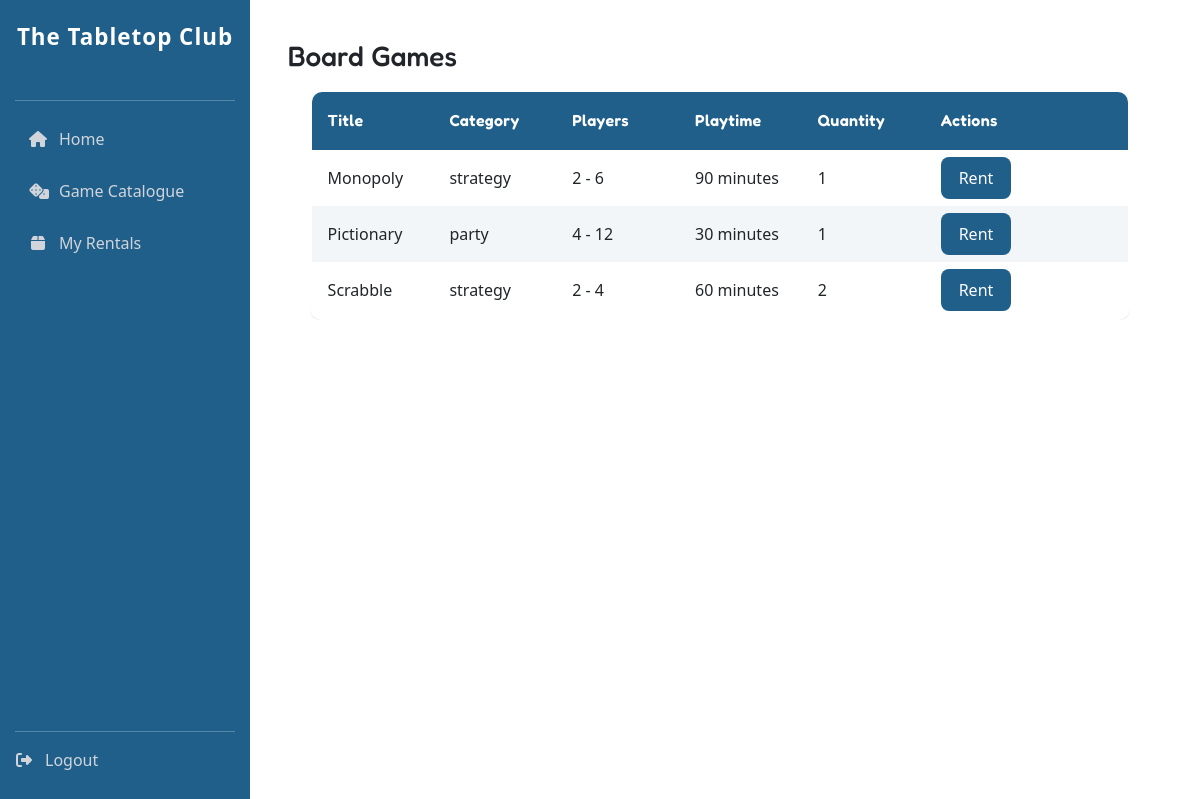
The app's page /game_catalogue/ (signed in), older data.
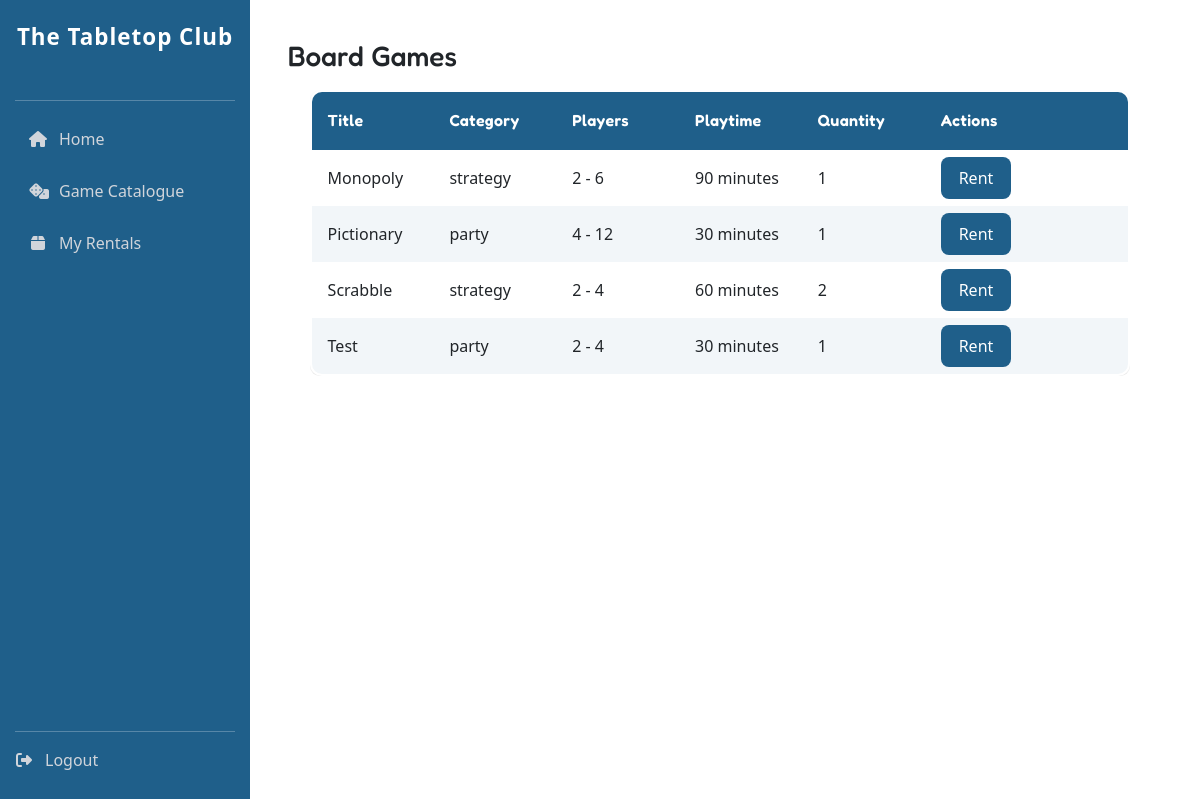
The same page, newer data.
### tabletop_club_app/models.py (models this page shows, shortened)
class BoardGame(models.Model):
    class Category(models.TextChoices):
        STRATEGY = 'strategy', 'Strategy'
        PARTY = 'party', 'Party'
    title = models.CharField(max_length=100, unique=True,)
    category = models.CharField(max_length=20, choices=Category.choices)
    min_players = models.PositiveIntegerField(validators=[MinValueValidator(1)])
    max_players = models.PositiveIntegerField(validators=[MinValueValidator(1)])
    playtime_minutes = models.PositiveIntegerField(validators=[MinValueValidator(1)])
    quantity = models.PositiveIntegerField(default=1, validators=[MinValueValidator(1)])
    class Meta:
        ordering = ['title']

### tabletop_club_app/views.py (the view)
# urls.py: path('game_catalogue/', views.game_catalogue, name='game_catalogue'),
@login_required
def game_catalogue(request):
    game_list = BoardGame.objects.all().order_by('title')
    return render(request, 'game_catalogue.html', {'games': game_list})

### tabletop_club_app/templates/game_catalogue.html (shortened to what this page needs)
{% extends 'base.html' %}
{% block content %}
<div class="container">
        <div class="board-games">
            <div class="game_header_table d-flex justify-content-between align-items-center flex-wrap gap-2 mb-3">
                <h3 class="mb-0">Board Games</h3>
            </div>
    {% if games %}
        <div class="game_body_table">
            <table class="table-pa align-middle">
                <thead>
                    <tr>
                        <th>Title</th>
                        <th>Category</th>
                        <th>Players</th>
                        <th>Playtime</th>
                        <th>Quantity</th>
                        <th>Actions</th>
                    </tr>
                </thead>
                <tbody>
                    {% for game in games %}
                        <tr>
                            <td>{{ game.title }}</td>
                            <td>{{ game.category }}</td>
                            <td>{{ game.min_players }} - {{ game.max_players }}</td>
                            <td>{{ game.playtime_minutes }} minutes</td>
                            <td>{{ game.quantity }}</td>
                            <td>
                            {% if user.is_staff %}
                                <a href="{% url 'edit_board_game' game.pk %}" class="btn-primary">Edit</a>
                                <a href="{% url 'delete_board_game' game.pk %}" class="btn-secondary">Delete</a>
                            {% else %}
                            <a href="#" class="btn-primary">Rent</a>
                            {% endif %}
                            </td>
                        </tr>
                    {% endfor %}
                    </tbody>
                </table>
            </div>
        {% else %}
            <p class="text-muted mb-0">No games found.</p>
        {% endif %}
        </div>
    </div>
{% endblock %}

Row changes from the older to the newer data that the page shows:
added BoardGame: title "Test", category "party", min_players "2", max_players "4", playtime_minutes "30", quantity "1"
